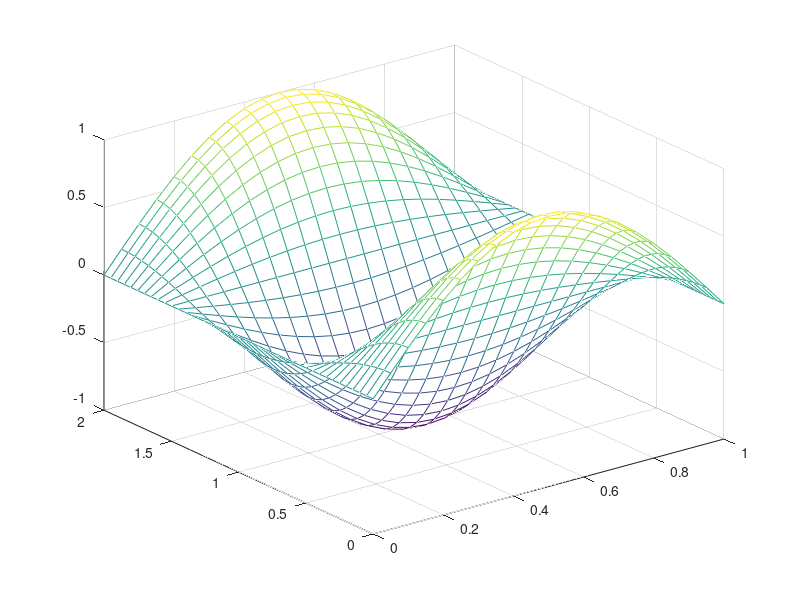

Write the MATLAB code that produced this figure.
function wavedemo
T = 2; c = 1;
J = 20; K = 40;
Delta_x = 1/J;
Delta_t = T/K;

mu = c*Delta_t/Delta_x;
U = zeros(K+1,J+1);


for j = 0:J
U(1,j+1) = u_0(j*Delta_x);
end

plot(Delta_x*(0:J),U(1,:)); axis([0,1,-1,1]); pause

U(2,1) = 0;
for j = 1:J-1
U(2,j+1) = (1-mu^2)*U(1,j+1)+(mu^2/2)*(U(1,j)+U(1,j+2))+Delta_t*v_0(j*Delta_x);
end

U(2,J+1) = 0;
for k = 1:K-1
U(k+2,1) = 0;

for j = 1:J-1
U(k+2,j+1) = 2*(1-mu^2)*U(k+1,j+1)-U(k,j+1)+mu^2*(U(k+1,j)+U(k+1,j+2));
end

U(k+2,J+1) = 0;
plot(Delta_x*(0:J),U(k+2,:)); axis([0 1 -1 1]); pause(.1)
end

mesh(Delta_x*(0:J),Delta_t*(0:K),U);

function val = u_0(x)
val = sin(pi*x);

function val = v_0(x)
val = 0;










